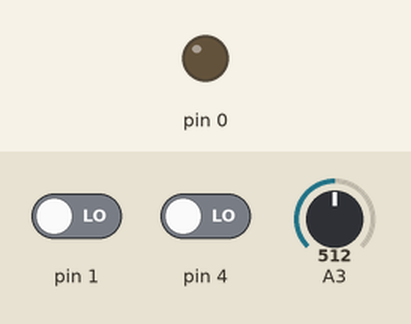
A sketch run on a simulated Arduino Uno, built with avr-gcc and run on an emulated ATmega328P. Shown: output pins drawn as LEDs (lit = HIGH). Dashed ring = blinking. Inputs (shaded band) come from the test bench; at power-on: pin 4 LOW, A3 = 512, pin 1 LOW.

Above: at 1.2 s.
1.3 s: pin 4 driven HIGH
At 1.7 s:
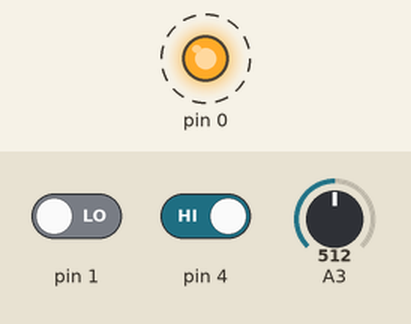
4.3 s: A3 set to 1023
5.9 s: A3 set to 1022
At 7.0 s:
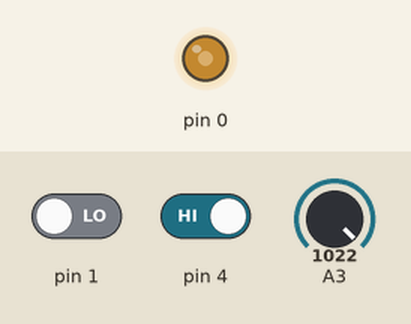
7.4 s: A3 set to 900
At 7.7 s:
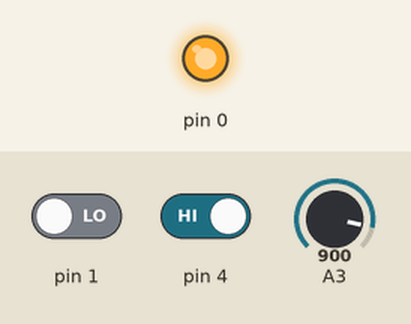
10.4 s: pin 4 driven LOW
At 10.8 s:
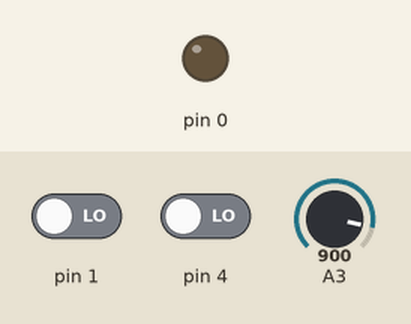
Timing chart, 0 to 12.9 s (numbered marks = the images above; inputs shaded):
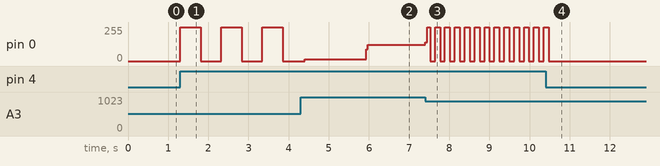

Measured:
- after the input at 1.3 s, pin 0: alternates 255/255 for 0.51 s and 0/255 for 0.51 s, starting at once
- after the input at 5.9 s, pin 0: 15/255 → 122/255 at once
- after the input at 7.4 s, pin 0: 122/255 → 140/255 at once, then moves between 0/255 and 255/255, repeating every 0.25 s
- after the input at 10.4 s, pin 0: goes on until 10.5 s, then stays 0/255

The sketch:

simple_clock.ino
```cpp
#include <avr/wdt.h>

#define LED PB0
#define POT PB3
#define EN PB4
#define BUT PB1

int duration = 1;
int val = 0;
int debounce = 0;
int button = false;

void pulse(int dur) {
  digitalWrite(LED, HIGH);
  delay(dur);
  digitalWrite(LED, LOW);
  delay(dur);
}

void setup() {
  pinMode(LED, OUTPUT);

  pinMode(POT, INPUT);
  pinMode(EN,  INPUT);
  pinMode(BUT, INPUT);

  wdt_disable();
}

void loop() {
  // Always clear things out before checking different inputs
  digitalWrite(LED, LOW);

  // If the enable switch is off, check button
  if (!digitalRead(EN)) {
    // If push button pressed, handle and use some debouncing type logic
    // Only 1 pulse will trigger when the button is down, no matter how long - like a latch
    if (digitalRead(BUT)) {
      if (!button && debounce == 0) {
        pulse(50);
        button = true;
      }
      debounce = 50;
    } else {
      debounce = max(0, debounce - 1);
      button = false;
    }

    // Don't continue to normal pulse, wait a moment to fool watchdog
    delay(1);
    return;
  }

  button = false;

  // If no pushbutton, do normal op reading POT and outputting accordingly. Inverted because I messed up the wiring ;)
  val = 1023 - analogRead(POT);
  pulse(val);
}
```
